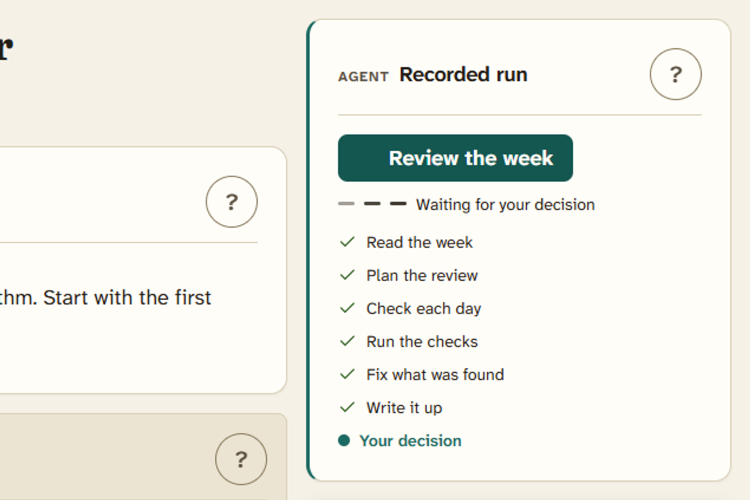
#> input picture shots/showcase/gallery-agent.png, 1500 x 1000 px (shown at 1/2 size)
$ python draw-letters.py ../../shots/showcase/gallery-agent.png out.png
#> lines starting #> are read from the running program, lines starting #| are printed output that depends on the picture
import sys
from PIL import Image, ImageDraw, ImageFont
im = Image.open(sys.argv[1])
#> im is the input picture: PIL image 1500x1000 RGB; mean R, G, B 240.6, 239.8, 232.6
d = ImageDraw.Draw(im)
try:
    font = ImageFont.load_default(size=72)
except TypeError:
    font = ImageFont.load_default()
d.text((640, 460), "XYZZY PROBE LETTERS", fill=(10, 10, 10), font=font)
im.save(sys.argv[2])
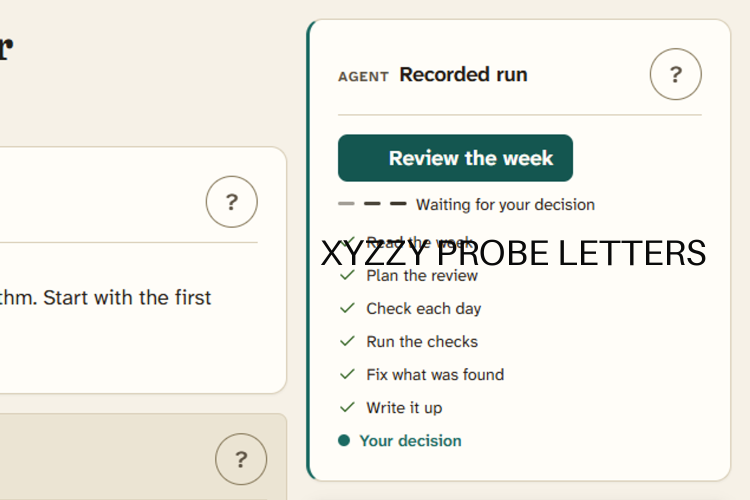
#> saved as out.png: PIL image 1500x1000 RGB (shown at 1/2 size); mean R, G, B 238.8, 238, 230.9
print("drew letters")

$ run again, on shots/showcase/gallery-circle.png
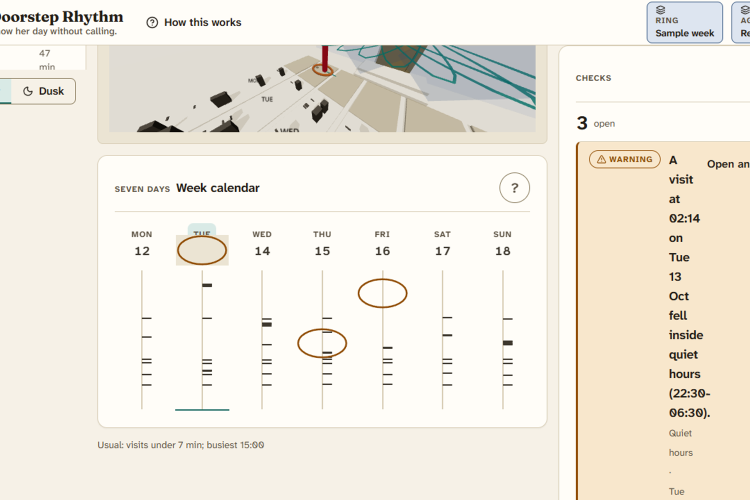
#> input picture shots/showcase/gallery-circle.png, 1500 x 1000 px (shown at 1/2 size)
#> im is the input picture: PIL image 1500x1000 RGB; mean R, G, B 241.2, 235.8, 225.2
#> `im.save(sys.argv[2])`:
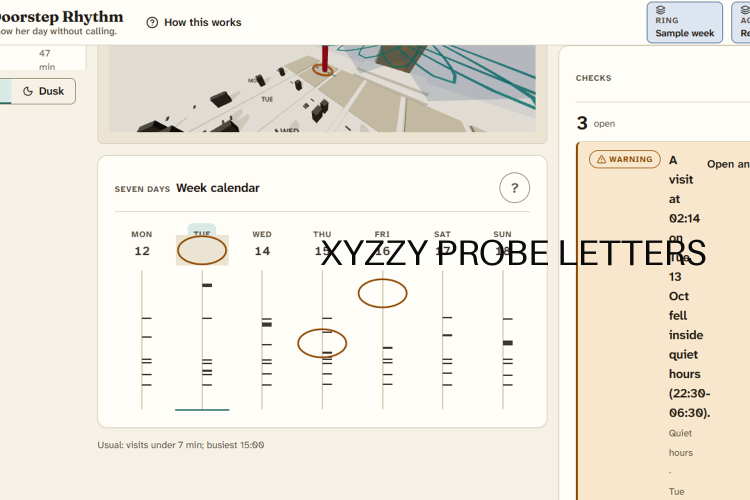
#> saved as out.png: PIL image 1500x1000 RGB (shown at 1/2 size); mean R, G, B 239.4, 234.1, 223.6
